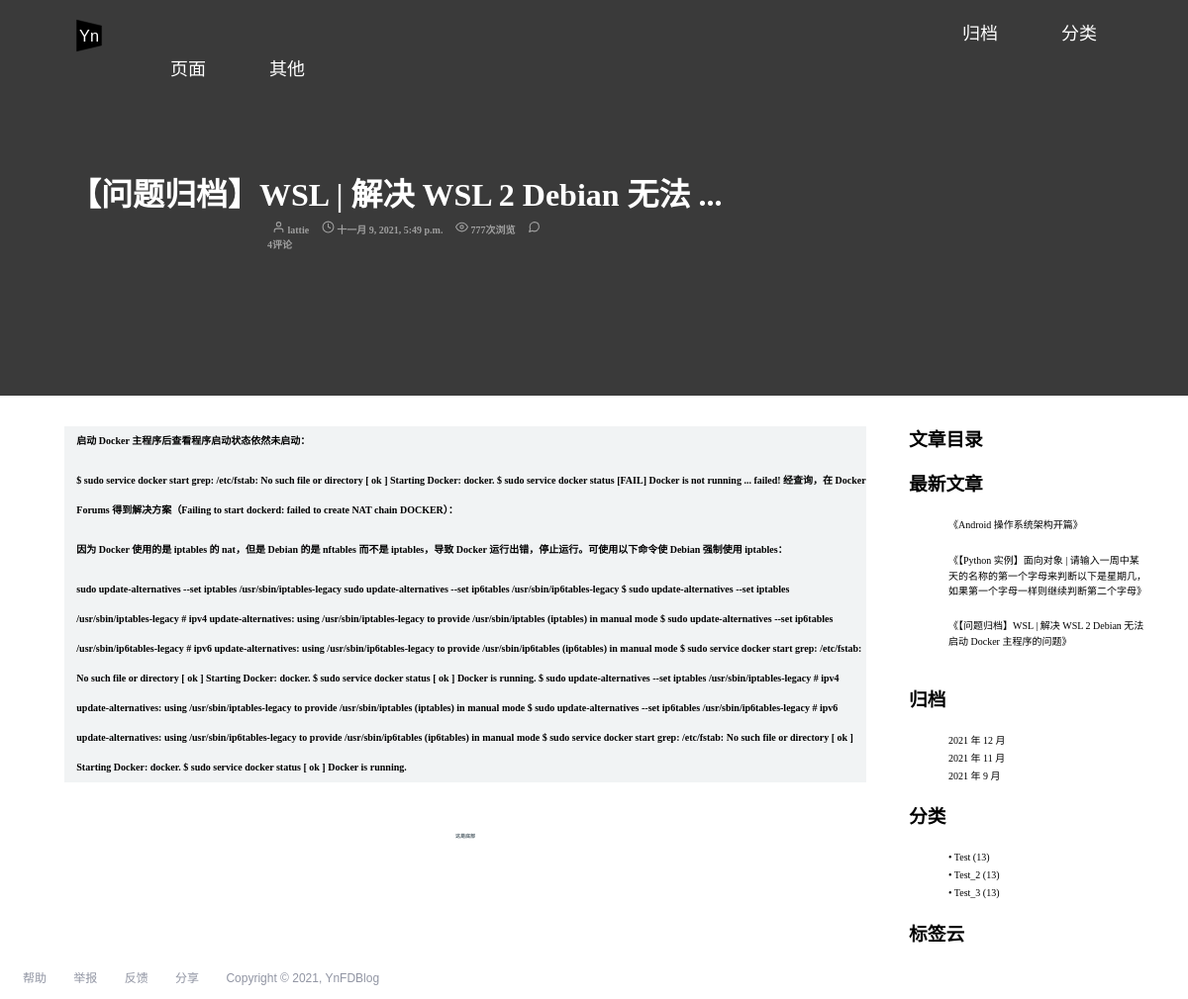
/posts/3/, run on the app's committed database.
### blog_main/models.py (models this page shows, shortened)
class Post(models.Model):
    STATUS_CHOICES = (
        ('d', '草稿'),
        ('p', '发表'),
    )
    def get_absolute_url(self):
        return reverse('blog_main:post_detail', kwargs={'pk': self.pk})
    status = models.CharField(verbose_name='状态', max_length=1, choices=STATUS_CHOICES, default='p')
    title = models.CharField(verbose_name='标题', max_length=70)
    body = models.TextField(verbose_name='正文', blank=True, null=True)
    created_time = models.DateTimeField(verbose_name='创建时间', default=timezone.now)
    modified_time = models.DateTimeField(verbose_name='修改时间', default=timezone.now)
    views = models.PositiveIntegerField(verbose_name='文章浏览量', default=0)
    excerpt = models.CharField(verbose_name='文章摘要', max_length=200, blank=True)
    category = models.ForeignKey(Category, verbose_name='文章分类', on_delete=models.CASCADE)
    tags = models.ManyToManyField(Tag, verbose_name='文章标签', blank=True)
    author = models.ForeignKey(User, verbose_name='文章作者', on_delete=models.CASCADE)

class Category(models.Model):
    name = models.CharField(max_length=100)
    class Mate:
        verbose_name = '分类'
        verbose_name_plural = verbose_name

### blog_main/views.py (the view)
# urls.py: path('posts/<int:pk>/', views.post_details, name='post_detail'),         # 文章详情页
def post_details(request, pk):
    post = get_object_or_404(Post, pk=pk)
    md = markdown.Markdown(extensions=[
        'markdown.extensions.extra',
        'markdown.extensions.codehilite',
        TocExtension(slugify=slugify),
    ])
    post.body = md.convert(post.body)
    m = re.search(r'<div class="toc">\s*<ul>(.*)</ul>\s*</div>', md.toc, re.S)
    post.toc = m.group(1) if m is not None else ''
    post.toc = md.toc
    return render(request, 'blog/main/post_detail.html', context={
        'nologin': 'Guest',
        'login': '登录',
        'register': '注册',
        'post': post
    })

### blog_main/templatetags/blog_extras.py (called while the page is built)
@register.inclusion_tag('blog/extra/_recent_posts.html', takes_context=True)
def show_recent_posts(context, num=5):
    return {
        'recent_post_list': Post.objects.all().order_by('-created_time')[:num],
    }

@register.inclusion_tag('blog/extra/_archives.html', takes_context=True)
def show_archives(context):
    return {
        'date_list': Post.objects.dates('created_time', 'month', order='DESC'),
    }

@register.inclusion_tag('blog/extra/_categories.html', takes_context=True)
def show_categories(context):
    return {
        'category_list': Category.objects.all(),
    }

@register.inclusion_tag('blog/extra/_tags.html', takes_context=True)
def show_tags(context):
    return {
        'tag_list': Tag.objects.all(),
    }

### templates/blog/main/post_detail.html (shortened to what this page needs)
{% extends 'base.html' %}
{% load static %}
{% block custom_css %}
    <link rel="stylesheet" type="text/css" href="{% static 'css/post_detail/high_light.css' %}">
    <link rel="stylesheet" type="text/css" href="{% static 'css/post_detail/post.css' %}">
{% endblock %}
{% block post_title %}
    <ul>
        <h1 class="post_title">
            <a class="post_title_text" onmouseover="open_post_title()" onmouseout="close_post_title()" >
                {{ post.title | truncatechars:30 }} ...
            </a>
        </h1>
        <div class="post_info">
            <a class="post_author" href="#">
                <span>
                    <svg xmlns="http://www.w3.org/2000/svg" width="13px" height="13px" viewBox="0 0 24 24" fill="none"
                         stroke="currentColor" stroke-width="2" stroke-linecap="round" stroke-linejoin="round"
                         class="feather feather-user">
                    <path d="M20 21v-2a4 4 0 0 0-4-4H8a4 4 0 0 0-4 4v2"></path>
                    <circle cx="12" cy="7" r="4"></circle>
                    </svg>
                </span>
                <span>
                 {{ post.author }}
                </span>
            </a>
            <a class="post_cdate" href="#">
                <span>
                <svg xmlns="http://www.w3.org/2000/svg" width="13px" height="13px" viewBox="0 0 24 24" fill="none"
                     stroke="currentColor" stroke-width="2" stroke-linecap="round" stroke-linejoin="round"
                     class="feather feather-clock">
                    <circle cx="12" cy="12" r="10"></circle>
                    <polyline points="12 6 12 12 16 14"></polyline>
                </svg>
                </span>
                <time
                        datetime="{{ post.created_time }}">{{ post.created_time }}
                </time>
            </a>
            <a class="views_num" href="#">
                <span>
                    <svg xmlns="http://www.w3.org/2000/svg" width="13px" height="13px" viewBox="0 0 24 24" fill="none"
                         stroke="currentColor" stroke-width="2" stroke-linecap="round" stroke-linejoin="round"
                         class="feather feather-eye"><path d="M1 12s4-8 11-8 11 8 11 8-4 8-11 8-11-8-11-8z"></path><circle
                            cx="12" cy="12" r="3"></circle></svg>
                </span>
                <span>
                    777次浏览
                </span>
            </a>
            <a class="post_comments_num" href="#">
                <span>
                </span>
                <span>
                    4评论
                </span>
            </a>
        </div>
    </ul>
{% endblock %}
{% block post %}
    <div class="post_area">
        <div class="post_body">
            <p>{{ post.body | safe }}</p>
        </div>
        <div class="post_list_end">
            <p>这是底部</p>
        </div>
    </div>
{% endblock %}
{% block toc %}
    {% if post.toc %}
        <div class="widget widget-content">
            <h3 class="widget-title">文章目录</h3>
        </div>
    {% endif %}
{% endblock toc %}
{% block js_custom_bottom %}
    <link href="https://cdn.bootcss.com/highlight.js/9.15.8/styles/github.min.css" rel="stylesheet">
{% endblock %}

### templates/blog/extra/_recent_posts.html (shortened to what this page needs)
<!DOCTYPE html>
<html lang="en">
<head>
</head>
<body>
    <div class="widget widget-recent-posts">
        <h3 class="widget-title">最新文章</h3>
        <ul>
            {% for post in recent_post_list %}
                <li>
                    <a href="{{ post.get_absolute_url }}">《{{ post.title }}》</a>
                </li>
                <br>
                {% empty %}
                暂无文章！
                {% endfor %}
        </ul>
    </div>
</body>
</html>

### templates/blog/extra/_categories.html (shortened to what this page needs)
<!DOCTYPE html>
<html lang="en">
<head>
</head>
<body>
    <div class="widget widget-category">
      <h3 class="widget-title">分类</h3>
      <ul>
        {% for category in category_list %}
          <li>
            <a href="{% url 'blog_main:category' category.pk %}">
                • {{ category.name }}
                <span class="post-count">
                    (13)
                </span>
            </a>
          </li>
        {% empty %}
          暂无分类！
        {% endfor %}
      </ul>
    </div>
</body>
</html>

### templates/blog/extra/_tags.html (shortened to what this page needs)
<!DOCTYPE html>
<html lang="en">
<head>
</head>
<body>
    <div class="widget-tag-cloud">
      <h3 class="widget-title">标签云</h3>
      <ul>
        {% for tag in tag_list %}
          <li>
             <a href="{% url 'blog_main:tag' tag.pk %}">{{ tag.name }}</a>
          </li>
        {% empty %}
          暂无标签！
        {% endfor %}
      </ul>
    </div>
</body>
</html>

### blog_main/static/css/top_bar.css (style rules this page uses)
* { list-style: none; }

### blog_main/static/css/side_bar.css (style rules this page uses)
.side_bar a { font-size: 10px; text-decoration: none; color: black; }
.side_bar div { margin-top: 0; }
.widget-tag-cloud li { display: inline-block; min-width: 10px; padding: 4px 8px; line-height: 1; color: #fff; background-color: #000; border-radius: 10px; }
.widget-tag-cloud a { font-weight: bold; color: white; }

### blog_main/static/css/post_detail/post.css (style rules this page uses)
.post_area { width: 70%; background: white; padding: 1px 15px 20px 20px; margin: 0 auto; position: absolute; top: 400px; left: 30px; }
.post_body { width: 95%; background: #f1f3f4; margin: 30px auto 0; padding: 0 0 0 1.5%; }
.post_list_end { width: 70%; height: 100px; margin: 50px auto 0; }
.post_title { width: 60%; position: absolute; left: 70px; top: 150px; }
.post_title a { color: #ffffff; text-decoration: none; }
.post_info { text-decoration: none; position: relative; top: 170px; left: -70px; width: 50%; }
.post_info a { color: #9f9f9f; padding-right: 5px; padding-left: 5px; text-decoration: none; font-size: 10px; font-weight: bold; }
.post_info svg { margin-top: 1px; color: #9f9f9f; }
.post_body p { font-size: 10px; font-weight: bold; line-height: 30px; }
.post_list_end p { color: #58666e; font-size: 5px; font-weight: bold; text-align: center; }

### data on the page
Post: title "【问题归档】WSL | 解决 WSL 2 Debian 无法", author "lattie", created_time "十一月 9, 2021, 5:49 p.m.", body "启动 Docker 主程序后查看程序启动状态依然未启动： $ sudo service docker start grep: /etc/fstab: No such file or directory [ ok ] Starting Docker: docker. $ sudo service docker status [FAIL] Docker is not running ... failed! 经查询，在 Docker Forums 得到解决方案（Failing to start dockerd: failed to create NAT chain DOCKER）： 因为 Docker 使用的是 iptables 的 nat，但是 Debian 的是 nftables 而不是 iptables，导致 Docker 运行出错，停止运行。可使用以下命令使 Debian 强制使用 iptables： sudo update-alternatives --set iptables /usr/sbin/iptables-legacy sudo update-alternatives --set ip6tables /usr/sbin/ip6tables-legacy $ sudo update-alternatives --set iptables /usr/sbin/iptables-legacy # ipv4 update-alternatives: using /usr/sbin/iptables-legacy to provide /usr/sbin/iptables…", title "【问题归档】WSL | 解决 WSL 2 Debian 无法启动 Docker 主程序的问题"
Post: title "Android 操作系统架构开篇"
Post: title "【Python 实例】面向对象 | 请输入一周中某天的名称的第一个字母来判断以下是星期几，如果第一个字母一样则继续判断第二个字母"
Category: name "Test"
Category: name "Test_2"
Category: name "Test_3"

### other printed values
{{ date.year }} "2021" "2021" "2021"
{{ date.month }} "12" "11" "9"
